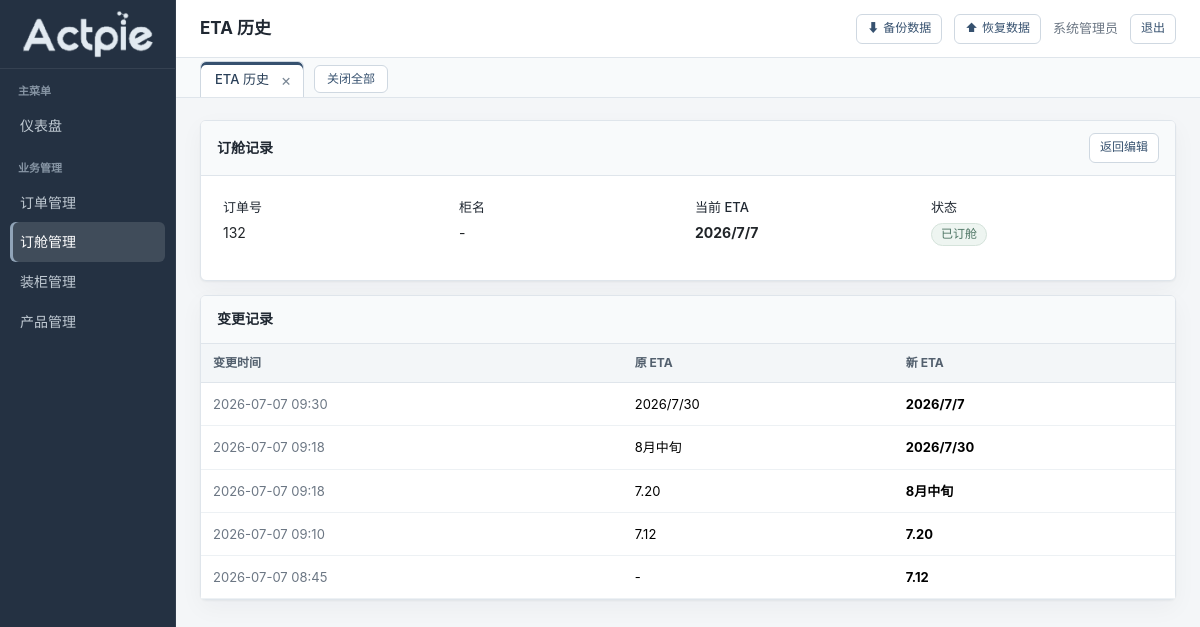
/booking/2/eta-history (signed in), run on the app's committed database.
### models.py (models this page shows)
class User(UserMixin, db.Model):
    __tablename__ = "users"
    id = db.Column(db.Integer, primary_key=True)
    username = db.Column(db.String(50), unique=True, nullable=False, index=True)
    password_hash = db.Column(db.String(256), nullable=False)
    display_name = db.Column(db.String(50))
    role = db.Column(db.String(10), default="user")  # admin / user
    created_at = db.Column(db.DateTime, default=lambda: datetime.now(timezone.utc))

class Order(db.Model):
    __tablename__ = "orders"
    id = db.Column(db.Integer, primary_key=True)
    order_no = db.Column(db.String(50), unique=True, nullable=False, index=True)
    supplier_name = db.Column(db.String(100), nullable=False)
    custom_name = db.Column(db.String(200))
    status = db.Column(db.String(20), default="下单")  # 下单/生产中/生产完成/订舱中/已订舱/装柜完成/已取消
    remarks = db.Column(db.Text)
    created_at = db.Column(db.DateTime, default=lambda: datetime.now(timezone.utc))
    updated_at = db.Column(db.DateTime, default=lambda: datetime.now(timezone.utc),
                           onupdate=lambda: datetime.now(timezone.utc))
    production_tasks = db.relationship(
        "ProductionTask", backref="order", lazy="dynamic",
        cascade="all, delete-orphan"
    )
    booking_records = db.relationship(
        "BookingRecord", backref="order", lazy="dynamic",
        cascade="all, delete-orphan"
    )
    container_records = db.relationship(
        "ContainerRecord", backref="order", lazy="dynamic",
        cascade="all, delete-orphan"
    )
    items = db.relationship(
        "OrderItem", backref="order", lazy="select",
        cascade="all, delete-orphan"
    )

class BookingRecord(db.Model):
    __tablename__ = "booking_records"
    id = db.Column(db.Integer, primary_key=True)
    order_id = db.Column(db.Integer, db.ForeignKey("orders.id", ondelete="CASCADE"), nullable=False)
    custom_name = db.Column(db.String(100))         # 柜名（客户自定义）
    vessel_voyage = db.Column(db.String(200))       # 航名/航次
    bl_no = db.Column(db.String(100))               # 提单号
    shipping_company = db.Column(db.String(100))     # 船公司
    etd = db.Column(db.Date)                        # 开航日期(ETD)
    eta = db.Column(db.String(100))                  # 预计到港时间(ETA)，保留文本以便自由更新
    destination = db.Column(db.String(100))          # 目地港
    cutoff_time = db.Column(db.String(100))          # 截单时间
    status = db.Column(db.String(10), default="待订舱")  # 待订舱/已订舱
    remarks = db.Column(db.Text)                     # 备注

class BookingEtaHistory(db.Model):
    __tablename__ = "booking_eta_history"
    id = db.Column(db.Integer, primary_key=True)
    booking_record_id = db.Column(
        db.Integer, db.ForeignKey("booking_records.id", ondelete="CASCADE"), nullable=False, index=True
    )
    old_eta = db.Column(db.String(100))
    new_eta = db.Column(db.String(100))
    changed_at = db.Column(db.DateTime, default=lambda: datetime.now(timezone.utc), index=True)
    booking = db.relationship("BookingRecord", backref=db.backref(
        "eta_history", lazy="select", cascade="all, delete-orphan", order_by="BookingEtaHistory.changed_at.desc()"
    ))

### routes/booking.py (the view)
@booking_bp.route("/<int:id>/eta-history")
@login_required
def eta_history(id):
    booking = db.session.get(BookingRecord, id)
    if not booking:
        flash("订舱记录不存在", "error")
        return redirect(url_for("booking.list_booking"))
    history = BookingEtaHistory.query.filter_by(booking_record_id=id).order_by(
        BookingEtaHistory.changed_at.desc()
    ).all()
    return render_template("booking/eta_history.html", active_menu="booking", booking=booking, history=history)

### templates/booking/eta_history.html (shortened to what this page needs)
{% extends "base.html" %}
{% block page_title %}ETA 历史{% endblock %}
{% block content %}
<div class="card mb-3">
  <div class="card-header">
    <span>订舱记录</span>
    <a href="{{ url_for('booking.edit_booking', id=booking.id) }}" class="btn btn-sm btn-outline-secondary">返回编辑</a>
  </div>
  <div class="card-body">
    <div class="row g-3">
      <div class="col-sm-6 col-lg-3"><label class="form-label">订单号</label><p>{% if booking.order %}{{ booking.order.order_no }}{% else %}-{% endif %}</p></div>
      <div class="col-sm-6 col-lg-3"><label class="form-label">柜名</label><p>{{ booking.custom_name or '-' }}</p></div>
      <div class="col-sm-6 col-lg-3"><label class="form-label">当前 ETA</label><p class="fw-bold">{{ booking.eta or '-' }}</p></div>
      <div class="col-sm-6 col-lg-3"><label class="form-label">状态</label><p><span class="badge badge-status status-{{ booking.status }}">{{ booking.status }}</span></p></div>
    </div>
  </div>
</div>
<div class="card">
  <div class="card-header">变更记录</div>
  <div class="table-responsive">
    <table class="table table-hover mb-0">
      <thead>
        <tr>
          <th>变更时间</th>
          <th>原 ETA</th>
          <th>新 ETA</th>
        </tr>
      </thead>
      <tbody>
        {% if history %}
          {% for h in history %}
          <tr>
            <td class="text-muted">{{ h.changed_at.strftime('%Y-%m-%d %H:%M') if h.changed_at else '' }}</td>
            <td>{{ h.old_eta or '-' }}</td>
            <td class="fw-bold">{{ h.new_eta or '-' }}</td>
          </tr>
          {% endfor %}
        {% else %}
          <tr><td colspan="3"><div class="empty-state py-3"><p class="mb-0">暂无 ETA 变更记录</p></div></td></tr>
        {% endif %}
      </tbody>
    </table>
  </div>
</div>
{% endblock %}

### templates/base.html (shortened to what this page needs)
<!DOCTYPE html>
<html lang="zh-CN">
<head>
  <link href="https://cdn.jsdelivr.net/npm/bootstrap@5.3.3/dist/css/bootstrap.min.css" rel="stylesheet">
  <link rel="stylesheet" href="{{ url_for('static', filename='css/style.css') }}">
</head>
<body>
  <aside class="sidebar" id="sidebar">
    <div class="sidebar-brand">
      <img class="brand-logo" src="{{ url_for('static', filename='img/actpie-logo-cutout.png') }}" alt="Actpie">
    </div>
    <div class="sidebar-section">主菜单</div>
    <ul class="sidebar-nav">
      <li><a href="{{ url_for('index') }}" class="{% if active_menu == 'dashboard' %}active{% endif %}">
        <span class="nav-icon">&#9632;</span> 仪表盘
      </a></li>
    </ul>
    <div class="sidebar-section">业务管理</div>
    <ul class="sidebar-nav">
      <li><a href="{{ url_for('orders.list_orders') }}" class="{% if active_menu == 'orders' %}active{% endif %}">
        <span class="nav-icon">&#9632;</span> 订单管理
      </a></li>
      <li><a href="{{ url_for('booking.list_booking') }}" class="{% if active_menu == 'booking' %}active{% endif %}">
        <span class="nav-icon">&#9632;</span> 订舱管理
      </a></li>
      <li><a href="{{ url_for('container.list_container') }}" class="{% if active_menu == 'container' %}active{% endif %}">
        <span class="nav-icon">&#9632;</span> 装柜管理
      </a></li>
      <li><a href="{{ url_for('sku.list_sku') }}" class="{% if active_menu == 'sku' %}active{% endif %}">
        <span class="nav-icon">&#9632;</span> 产品管理
      </a></li>
    </ul>
  </aside>
  <div class="main-wrapper">
    <nav class="topbar">
      <div class="d-flex align-items-center gap-3">
        <span class="page-title">{% block page_title %}仪表盘{% endblock %}</span>
      </div>
      <div class="user-menu">
        {% if current_user.is_authenticated %}
          {% if current_user.role == 'admin' %}
            <a href="{{ url_for('admin.backup_database') }}" class="btn btn-outline-primary btn-sm" title="下载当前数据库完整备份（database.db）">
              <span style="margin-right:4px;">⬇</span>备份数据
            </a>
            <button type="button" class="btn btn-outline-danger btn-sm" id="btnRestoreData" title="上传 .db 文件覆盖当前数据，操作前会自动备份">
              <span style="margin-right:4px;">⬆</span>恢复数据
            </button>
          {% endif %}
          <span class="text-muted">{{ current_user.display_name or current_user.username }}</span>
          <a href="{{ url_for('auth.logout') }}" class="btn btn-outline-secondary btn-sm">退出</a>
        {% else %}
          <a href="{{ url_for('auth.login') }}" class="btn btn-primary btn-sm">登录</a>
        {% endif %}
      </div>
    </nav>
    {% if current_user.is_authenticated %}
    <div
      class="subpage-tabs"
      id="subpageTabs"
      aria-label="已打开页面"
      data-active-menu="{{ active_menu or '' }}"
      data-dashboard-url="{{ url_for('index') }}"
      data-orders-url="{{ url_for('orders.list_orders') }}"
      data-booking-url="{{ url_for('booking.list_booking') }}"
      data-container-url="{{ url_for('container.list_container') }}"
      data-sku-url="{{ url_for('sku.list_sku') }}"
    ></div>
    {% endif %}
    <div class="page-content">
      {% block content %}{% endblock %}
    </div>
  </div>
</body>
</html>

### data on the page
User: display_name "系统管理员"
Order: order.order_no "132"
BookingRecord: custom_name "-", eta "2026/7/7", status "已订舱"
BookingEtaHistory: changed_at "2026-07-07 09:30", old_eta "2026/7/30", new_eta "2026/7/7"
BookingEtaHistory: changed_at "2026-07-07 09:18", old_eta "8月中旬", new_eta "2026/7/30"
BookingEtaHistory: changed_at "2026-07-07 09:18", old_eta "7.20", new_eta "8月中旬"
BookingEtaHistory: changed_at "2026-07-07 09:10", old_eta "7.12", new_eta "7.20"
BookingEtaHistory: changed_at "2026-07-07 08:45", old_eta "-", new_eta "7.12"
